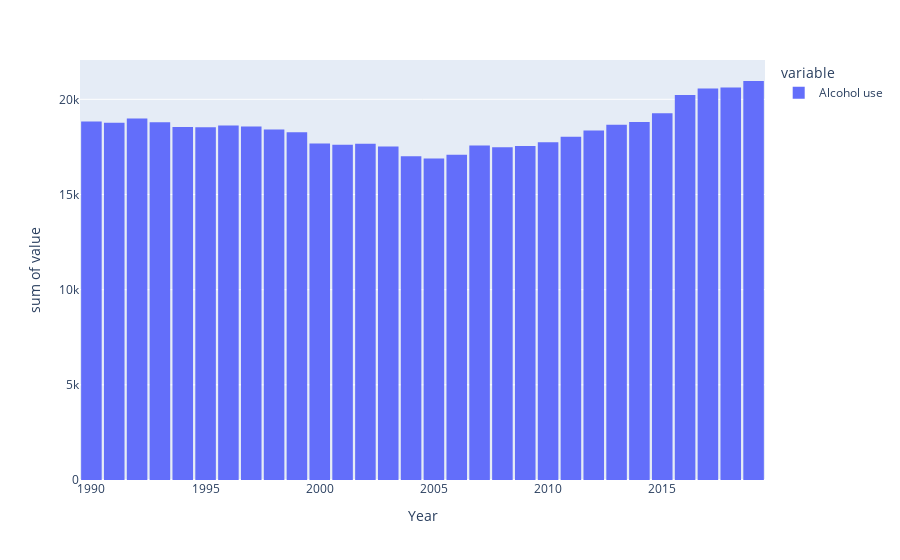

The notebook cell this image was saved under:
### Code cell
fig = px.histogram(dfArgentinaData, x="Year", y=['Alcohol use'], nbins=30)
fig.update_layout(bargap=0.1) # Gap between bars
fig.show()

### Figure 1 — Plotly figure (JSON) as saved in the notebook; plotly's stock layout.template omitted (floating-point values rounded to 4 significant figures)
{"data": [{"alignmentgroup": "True", "bingroup": "x", "histfunc": "sum", "hovertemplate": "variable=Alcohol use<br>Year=%{x}<br>sum of value=%{y}<extra></extra>", "legendgroup": "Alcohol use", "marker": {"color": "#636efa", "pattern": {"shape": ""}}, "name": "Alcohol use", "nbinsx": 30, "offsetgroup": "Alcohol use", "orientation": "v", "showlegend": true, "type": "histogram", "x": [1990, 1991, 1992, 1993, 1994, 1995, 1996, 1997, 1998, 1999, 2000, 2001, 2002, 2003, 2004, 2005, 2006, 2007, 2008, 2009, 2010, 2011, 2012, 2013, 2014, 2015, 2016, 2017, 2018, 2019], "xaxis": "x", "y": [18840, 18775, 18993, 18801, 18544, 18538, 18619, 18570, 18408, 18267, 17673, 17608, 17660, 17527, 17005, 16890, 17081, 17571, 17478, 17553, 17750, 18037, 18364, 18666, 18804, 19272, 20220, 20571, 20625, 20962], "yaxis": "y"}], "layout": {"bargap": 0.1, "barmode": "relative", "legend": {"title": {"text": "variable"}, "tracegroupgap": 0}, "margin": {"t": 60}, "xaxis": {"anchor": "y", "domain": [0, 1], "title": {"text": "Year"}}, "yaxis": {"anchor": "x", "domain": [0, 1], "title": {"text": "sum of value"}}}}
